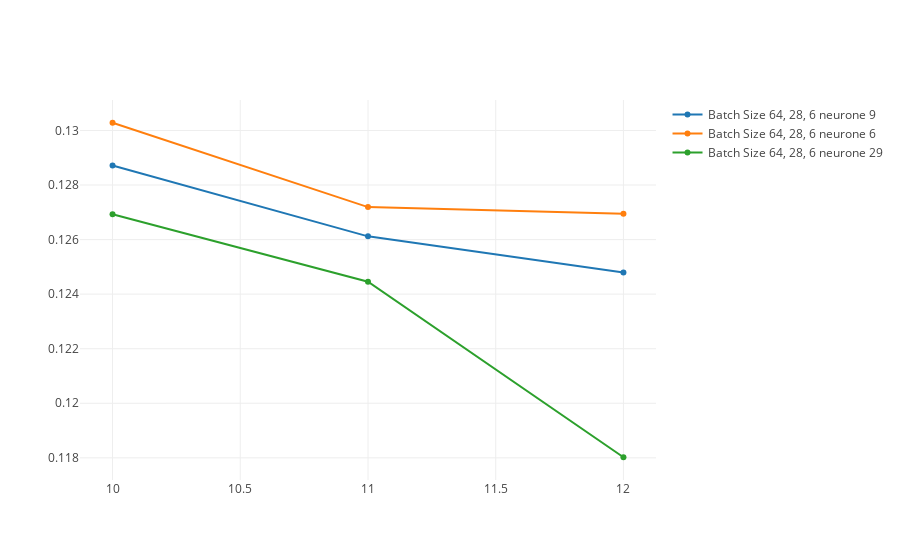

Source (notebook cell):
### Code cell
trace8 = go.Scatter(
    y=[0.12871576176078744,0.12611865028605321,0.12479437814108296],
    x=[10,11,12],
    name='Batch Size 64, 28, 6 neurone 9'
)
trace9 = go.Scatter(
    y=[0.13028293257773133,0.12719025994965297,0.12694291766399038],
    x=[10,11,12],
    name='Batch Size 64, 28, 6 neurone 6'
)
trace10 = go.Scatter(
    y=[0.12692572418769865, 0.12445688578504065,0.11802132466403158],
    x=[10,11,12],
    name='Batch Size 64, 28, 6 neurone 29'
)


data = [trace8, trace9,trace10]
layout = go.Layout(
    title='Plot Title',
    xaxis=dict(
        title='x Axis',
        titlefont=dict(
            family='Courier New, monospace',
            size=18,
            color='#7f7f7f'
        )
    ),
    yaxis=dict(
        title='y Axis',
        titlefont=dict(
            family='Courier New, monospace',
            size=18,
            color='#7f7f7f'
        )
    )
)
fig = go.Figure(data=data, layout=layout)
py.iplot(data, filename='Evaluation Dataset Test Loss')

### Figure 1 — Plotly figure (JSON) as saved in the notebook; plotly's stock layout.template omitted (floating-point values rounded to 4 significant figures)
{"data": [{"name": "Batch Size 64, 28, 6 neurone 9", "type": "scatter", "x": [10, 11, 12], "y": [0.1287, 0.1261, 0.1248]}, {"name": "Batch Size 64, 28, 6 neurone 6", "type": "scatter", "x": [10, 11, 12], "y": [0.1303, 0.1272, 0.1269]}, {"name": "Batch Size 64, 28, 6 neurone 29", "type": "scatter", "x": [10, 11, 12], "y": [0.1269, 0.1245, 0.118]}], "layout": {}}
